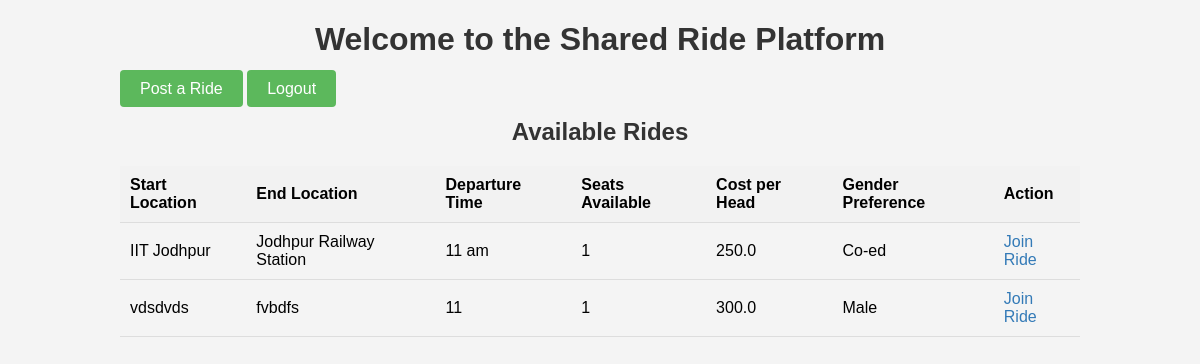
Screenshot of /home (signed in) with the database file from the repository.
### models.py (models this page shows)
class Ride(db.Model):
    id = db.Column(db.Integer, primary_key=True)
    start_location = db.Column(db.String(255), nullable=False)
    end_location = db.Column(db.String(255), nullable=False)
    meetup_point = db.Column(db.String(255), nullable=False)
    departure_time = db.Column(db.String(20), nullable=False)
    available_seats = db.Column(db.Integer, nullable=False)
    cost_per_head = db.Column(db.Float, nullable=False)
    gender_preference = db.Column(db.String(10), nullable=False)  # 'male', 'female', 'co-ed'
    author_id = db.Column(db.Integer, db.ForeignKey('user.id'), nullable=False)  # Ensure 'user.id' matches the User model

### routes.py (the view)
@app.route('/')
@app.route('/home')
def home():
    if current_user.is_authenticated:
        if current_user.gender == 'male':
            rides = Ride.query.filter((Ride.gender_preference == 'male') | (Ride.gender_preference == 'co-ed')).all()
        elif current_user.gender == 'female':
            rides = Ride.query.filter((Ride.gender_preference == 'female') | (Ride.gender_preference == 'co-ed')).all()
    else:
        rides = Ride.query.filter_by(gender_preference='co-ed').all()
    return render_template('index.html', rides=rides)

### app.py (called while the page is built)
@login_manager.user_loader
def load_user(user_id):
    from models import User  # Import here to avoid circular import
    return User.query.get(int(user_id))  # Retrieve user from the database

@app.before_request
def create_tables():
    from models import User, Ride  # Import here to avoid circular import
    db.create_all()  # Create tables when the app first runs

### templates/index.html (shortened to what this page needs)
<!DOCTYPE html>
<html lang="en">
<head>
    <link rel="stylesheet" href="{{ url_for('static', filename='styles.css') }}">
</head>
<body>
    <div class="container">
        <h1>Welcome to the Shared Ride Platform</h1>
        {% if current_user.is_authenticated %}
            <a href="{{ url_for('new_ride') }}" class="btn">Post a Ride</a>
            <a href="{{ url_for('logout') }}" class="btn">Logout</a>
        {% else %}
            <a href="{{ url_for('login') }}" class="btn">Login</a>
            <a href="{{ url_for('register') }}" class="btn">Register</a>
        {% endif %}
        <h2>Available Rides</h2>
        <table>
            <tr>
                <th>Start Location</th>
                <th>End Location</th>
                <th>Departure Time</th>
                <th>Seats Available</th>
                <th>Cost per Head</th>
                <th>Gender Preference</th>
                <th>Action</th>
            </tr>
            {% for ride in rides %}
            <tr>
                <td>{{ ride.start_location }}</td>
                <td>{{ ride.end_location }}</td>
                <td>{{ ride.departure_time }}</td>
                <td>{{ ride.available_seats }}</td>
                <td>{{ ride.cost_per_head }}</td>
                <td>{{ ride.gender_preference|capitalize }}</td>
                <td><a href="{{ url_for('join_ride', ride_id=ride.id) }}">Join Ride</a></td>
            </tr>
            {% endfor %}
        </table>
</body>
</html>

### static/styles.css (style rules this page uses)
body { font-family: Arial, sans-serif; background-color: #f4f4f4; margin: 0; padding: 0; box-sizing: border-box; }
h1, h2 { text-align: center; color: #333; }
.container { width: 80%; margin: 20px auto; }
button, .btn { background-color: #5cb85c; color: white; padding: 10px 20px; border: none; border-radius: 4px; cursor: pointer; font-size: 16px; }
a { color: #337ab7; text-decoration: none; }
table { width: 100%; border-collapse: collapse; margin-top: 20px; }
table th, table td { padding: 10px; text-align: left; border-bottom: 1px solid #ddd; }
table th { background-color: #f2f2f2; }

### rows the page displays
Ride: start_location "IIT Jodhpur", end_location "Jodhpur Railway Station", departure_time "11 am", available_seats "1", cost_per_head "250.0", gender_preference "Co-ed"
Ride: start_location "vdsdvds", end_location "fvbdfs", departure_time "11", available_seats "1", cost_per_head "300.0", gender_preference "Male"
